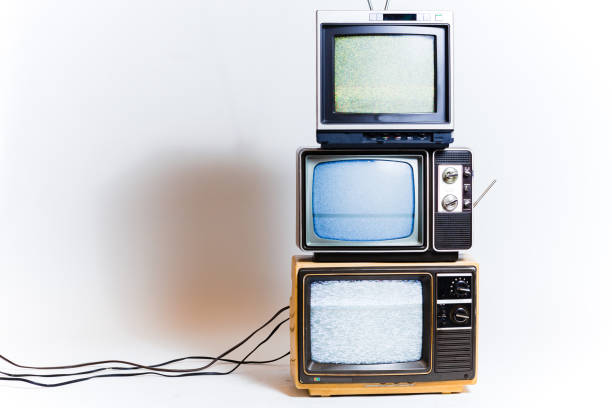
#> input picture Assignment_27/input_images/tv4.jpg, 612 x 408 px, found by its file name
$ python tv_noise.py
#> lines starting #> are read from the running program, lines starting #| are printed output that depends on the picture
import cv2
import numpy as np

init_image = cv2.imread("tv4.jpg")
#> init_image is the input picture: shape (408, 612, 3); mean B, G, R 208.9, 206.8, 207.5
img = cv2.cvtColor(init_image , cv2.COLOR_BGR2GRAY)
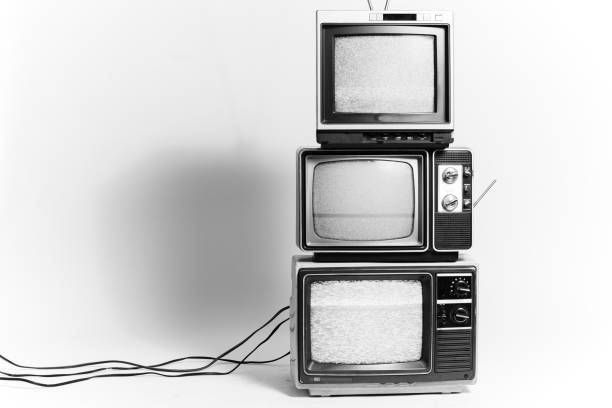
#> img: shape (408, 612); min 0, max 255, mean 207.2

rows, cols=img.shape
#> rows = 408; cols = 612
writer = cv2.VideoWriter("noise.mp4" , cv2.VideoWriter_fourcc(*'mp4v') , 30 , (rows , cols))

print(img.shape)
#| (408, 612)
while True:
    noise1 = np.random.random((96 , 120)) * 255
    noise1 = np.array(noise1 , dtype=np.uint8)
    img[26:122 , 325:445] = noise1

    noise2 = np.random.random((82 , 113)) * 255
    noise2 = np.array(noise2 , dtype=np.uint8)
    img[160:242 , 307:420] = noise2

    noise2 = np.random.random((90 , 115)) * 255
    noise2 = np.array(noise2 , dtype=np.uint8)
    img[280:370 , 310:425] = noise2
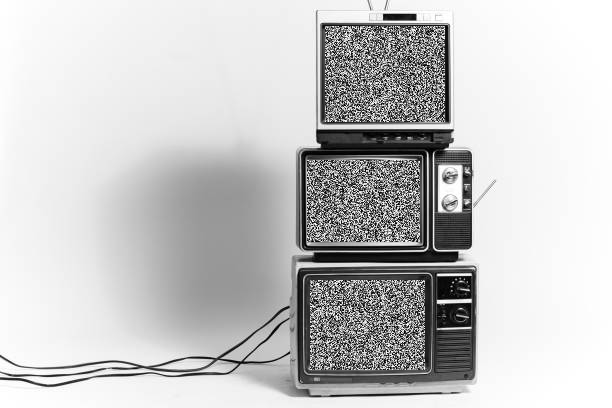
#> img: shape (408, 612); min 0, max 255, mean 198.9
    writer.write(img)

    cv2.imshow("TV NOISE" , img)
    if cv2.waitKey(25) & 0xFF == ord("b"):
#> (key Esc is pressed here)
        break

writer.release()
